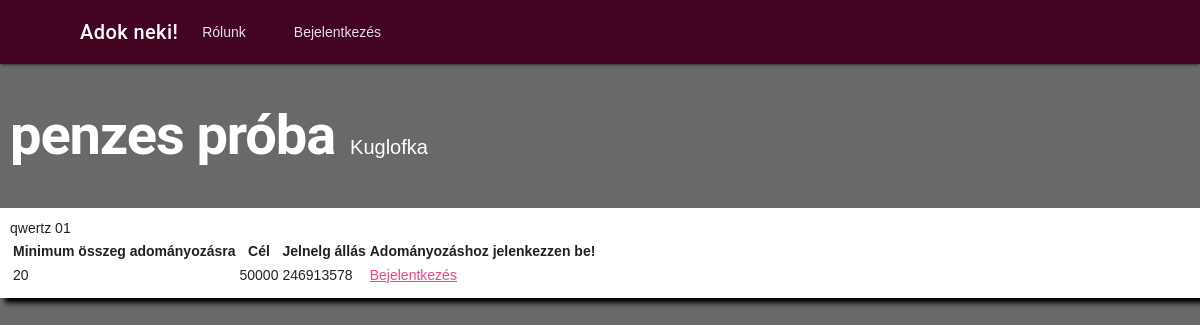
/gyujtes/2/, run on an earlier commit of the app's database.
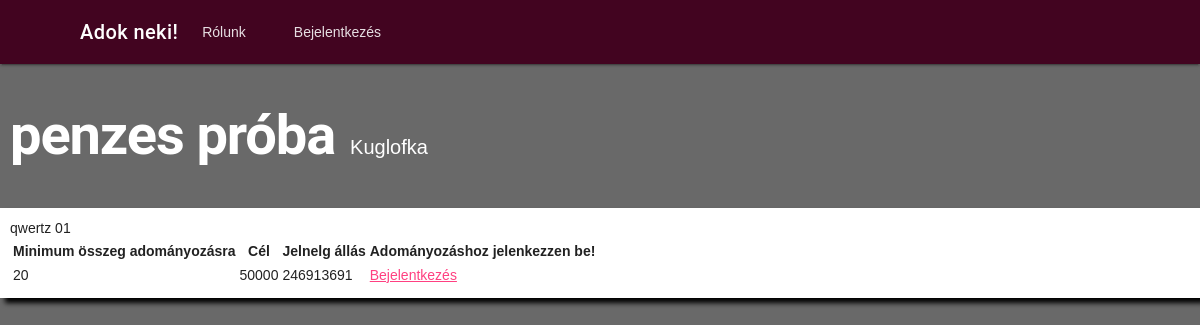
And on a later commit of the database.
### app/models.py (models this page shows, shortened)
class gyujtes(models.Model):
    publikalo = models.ForeignKey(
        settings.AUTH_USER_MODEL, on_delete=models.CASCADE)
    cim = models.CharField(max_length=255)
    leiras = models.TextField()
    promocios = models.BooleanField(default=False)
    minAr = models.IntegerField(null=False)
    cel = models.IntegerField()
    jelenleg= models.IntegerField(default=0)
    class Meta:
        ordering = ["id"]

### app/views.py (the view)
def gyujtesReszlet(request, gyujtesID):
    print(f"gyujtesReszlet pramétere: {gyujtesID}")
    gyujtesID = gyujtesID
    print(f"gyujtesReszlet paramétere utólag: {gyujtesID}")
    gyujtesReszletek = gyujtes.objects.get(id=gyujtesID)
    if request.method == "POST":
        fizetesElbiralasa = fizetesForm(request.POST)
        if fizetesElbiralasa.is_valid():
            fizetendo = fizetesElbiralasa.cleaned_data["osszeg"]
            print(fizetendo)
            megjegyzes = fizetesElbiralasa.cleaned_data["megjegyzes"]
            print(megjegyzes)
            sikeresFizetes = False
            adomanyozoFelh = felhasznalo.objects.get(becenev=request.user.id)
            gyujtesTargy = gyujtes.objects.get(id=gyujtesID)
            if adomanyozoFelh.egyenleg >= fizetendo and gyujtesTargy.minAr <= fizetendo:
                sikeresFizetes = True
                print(sikeresFizetes)
                adomanyozoFelh.egyenleg -= fizetendo
                gyujtesTargy.jelenleg += fizetendo
                adomanyGyujto = felhasznalo.objects.get(
                    becenev=gyujtesTargy.publikalo_id)
                adomanyGyujto.egyenleg += fizetendo
                gyujtesTargy.save()
                adomanyozoFelh.save()
                adomanyGyujto.save()
                fizetesMentes = fizetes.objects.create(ki=adomanyozoFelh.becenev, gyujtesnek=gyujtes.objects.get(
                    id=gyujtesID), mennyit=fizetendo, megjegyzes=megjegyzes)
                fizetesMentes.save()
                sikeresFizetes = True
                return redirect("home")
            else:
                sikeresFizetes = False
                return HttpResponse("A vásárlásod sikertelen! Előfordulhat nem volt elég egyenleged vagy a minimumnél kevesebbet adományoztál! Lépj vissza é Próbált újra!")
    else:
        fizetesElbiralasa = fizetesForm(request.POST)
    return render(request, "templates/app/gyujtesReszlet.html", {"cim": "Adok neki! - "+gyujtesReszletek.cim, "gyujtesReszletek": gyujtesReszletek, "form": fizetesElbiralasa})

### app/templates/app/gyujtesReszlet.html
{% extends "templates/app/layout.html" %}
{% block content %}
<div id="koszonto">
    <h1 id="oldalcim">{{gyujtesReszletek.cim}}</h1><span id="bejelentkezettFelh">{{gyujtesReszletek.publikalo}}</span>
</div>
{% if user.is_authenticated %}
<div id="doboz">
    <div id="leiras">
        <span>{{gyujtesReszletek.leiras}}</span>
    </div>
    <table id="reszletTabla">
        <thead>
            <th>Minimum összeg adományozásra</th>
            <th>Cél</th>
            <th>Jelnelg állás</th>
        </thead>
        <tbody>
            <tr>
                <td>{{gyujtesReszletek.minAr}}</td>
                <td>{{gyujtesReszletek.cel}}</td>
                <td>{{gyujtesReszletek.jelenleg}}</td>
            </tr>
        </tbody>
    </table>
    <h3 id="fizetes">Fizetés</h3>
    <div id="doboz">
        <table>
            <form action="" method="post">
                {% csrf_token%}
                {{form.as_table}}
                <tr>
                    <td>Készen áll? Ne felejtse, sem nekünk sem gyűjtőnek nem álljogában a vissza utalás!</td>
                    <td><input type="submit" value="Fizetés"></td>
                </tr>
            </form>
        </table>
    </div>
</div>
{% else %}
<div id="doboz">
    <div id="leiras">
        <span>{{gyujtesReszletek.leiras}}</span>
    </div>
    <table id="reszletTabla">
        <thead>
            <th>Minimum összeg adományozásra</th>
            <th>Cél</th>
            <th>Jelnelg állás</th>
            <th>Adományozáshoz jelenkezzen be!</th>
        </thead>
        <tbody>
            <tr>
                <td>{{gyujtesReszletek.minAr}}</td>
                <td>{{gyujtesReszletek.cel}}</td>
                <td>{{gyujtesReszletek.jelenleg}}</td>
                <td><a href="{% url 'bejelentkezes' %}"">Bejelentkezés</a></td>
            </tr>
        </tbody>
    </table>
</div>
{% endif %}
{% endblock %}

What changed in the data, as far as the page shows it:
changed gyujtes "penzes próba": jelenleg "246913578" → "246913691"
